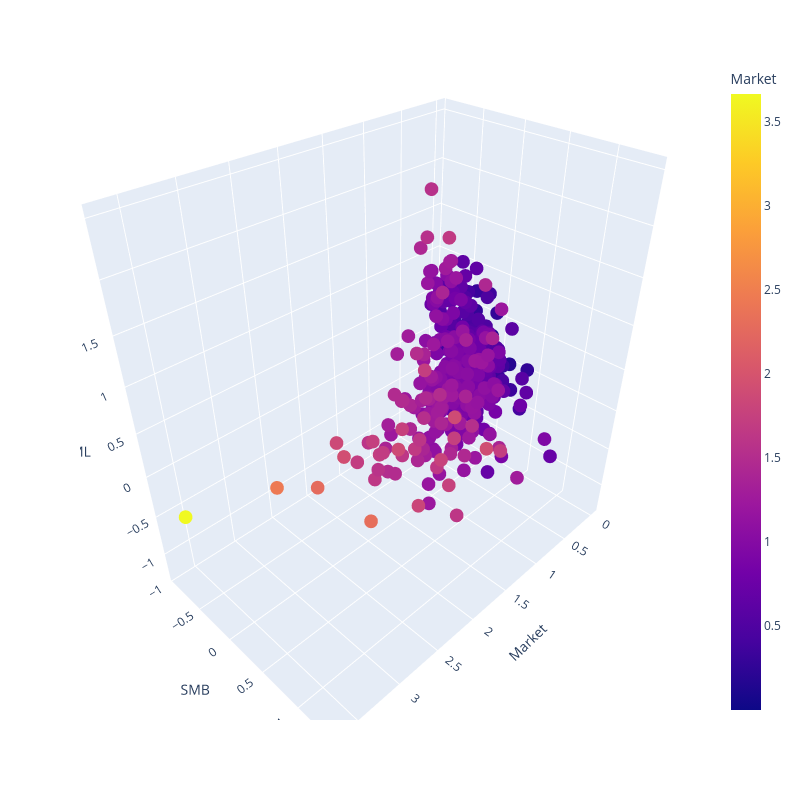

Write notebook code for a chart like this one.
### Markdown cell above
* calculating dependence with capm
* calculating dependence with fama french 
* determine companies with small / large dependence by factor betas    
* covmat by factor models

### Code cell
import pandas as pd
from sklearn.linear_model import LinearRegression
import plotly.express as px


df = pd.read_csv("../data/yfinance/sp500_1y.csv", index_col = "Unnamed: 0")
df.index = pd.to_datetime(df.index)

tickers = df.columns.tolist()[:-4]
betas = []

X = df.loc[:, df.columns.tolist()[-4:-1]]

for ticker in tickers:
    y = df.loc[:, ticker] - df.loc[:, "RF"]
    lr = LinearRegression()
    lr.fit(X, y)
    betas.append(lr.coef_)

betas = pd.DataFrame(betas, index = tickers, columns = ["Market", "SMB", "HML"])

fig = px.scatter_3d(betas, x='Market', y='SMB', z='HML', color = "Market", hover_name=betas.index)
fig.update_layout(width = 800, height = 800)
fig.show()

### Figure 1 — Plotly figure (JSON) as saved in the notebook; plotly's stock layout.template omitted (floating-point values rounded to 4 significant figures; data arrays with more than 128 entries replaced by an {"elided": "..."} marker saying what was removed)
{"data": [{"hovertemplate": "<b>%{hovertext}</b><br><br>Market=%{marker.color}<br>SMB=%{y}<br>HML=%{z}<extra></extra>", "hovertext": {"elided": "498 str values"}, "legendgroup": "", "marker": {"color": {"elided": "498 float values"}, "coloraxis": "coloraxis", "symbol": "circle"}, "mode": "markers", "name": "", "scene": "scene", "showlegend": false, "type": "scatter3d", "x": {"elided": "498 float values"}, "y": {"elided": "498 float values"}, "z": {"elided": "498 float values"}}], "layout": {"coloraxis": {"colorbar": {"title": {"text": "Market"}}, "colorscale": [[0, "#0d0887"], [0.1111, "#46039f"], [0.2222, "#7201a8"], [0.3333, "#9c179e"], [0.4444, "#bd3786"], [0.5556, "#d8576b"], [0.6667, "#ed7953"], [0.7778, "#fb9f3a"], [0.8889, "#fdca26"], [1, "#f0f921"]]}, "height": 800, "legend": {"tracegroupgap": 0}, "margin": {"t": 60}, "scene": {"domain": {"x": [0, 1], "y": [0, 1]}, "xaxis": {"title": {"text": "Market"}}, "yaxis": {"title": {"text": "SMB"}}, "zaxis": {"title": {"text": "HML"}}}, "width": 800}}
